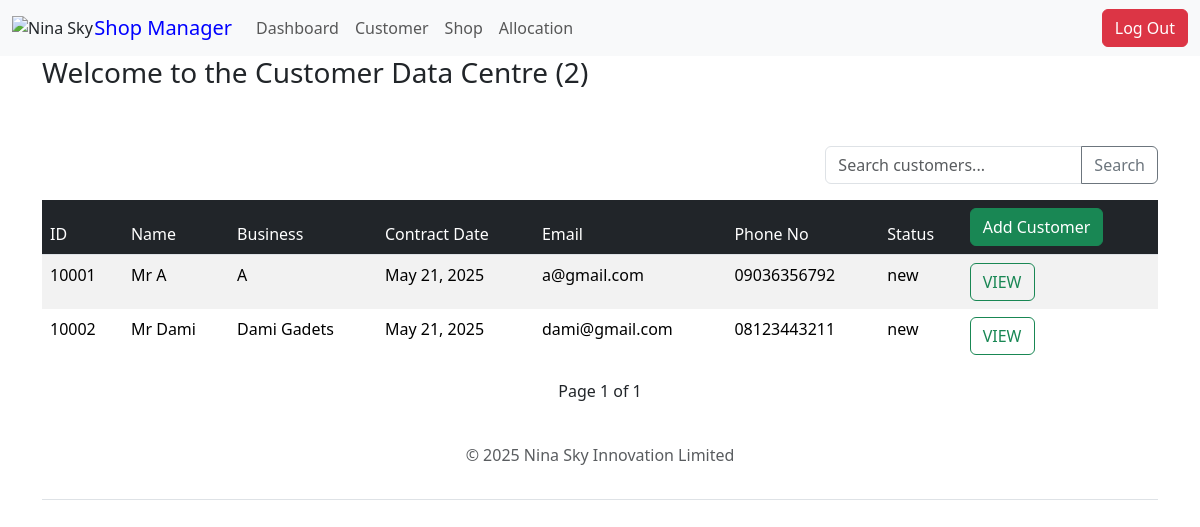
/customer/ (signed in), run on an earlier commit of the app's database.
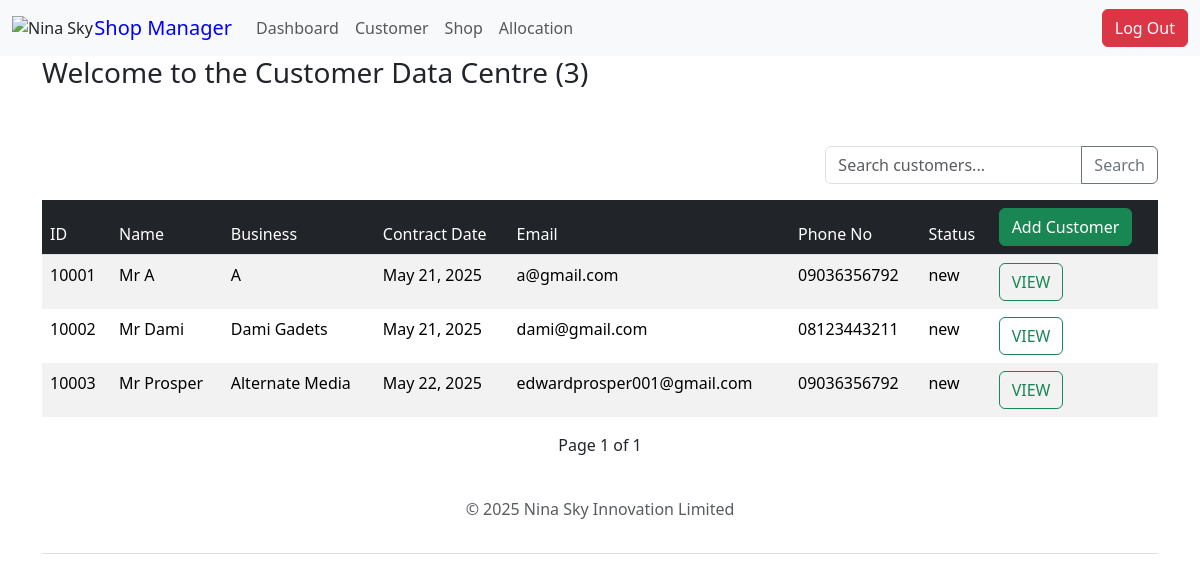
And on a later commit of the database.
### customer/models.py (models this page shows, shortened)
class Customer(models.Model):
    NATURE = [
        ("Supermarket", "Supermarket"),
        ("Bridal Wears", "Bridal Wears"),
        ("Laundry", "Laundry"),
        ("Pharmacy", "Pharmacy"),
        ("Car Dealer", "Car Dealer"),
        ("Courier/Dispatch", "Courier/Dispatch"),
        ("Banking/Insurance", "Banking/Insurance"),
        ("Barbing/Salon", "Barbing/Salon"),
        ("Restaurant", "Restaurant"),
        ("Legal Aid Services", "Legal Aid Services"),
        ("Food and Drinks", "Food and Drinks"),
        ("Makeup Artist", "Makeup Artist"),
        ("Building", "Building"),
        ("Tailoring", "Tailoring"),
        ("Studio", "Studio"),
        ("Beauty Salon", "Beauty Salon"),
        ("Bakery", "Bakery"),
        ("Wine Seller", "Wine Seller"),
        ("Logistics", "Logistics"),
        ("Clothing", "Clothing"),
        ("Fabrics", "Fabrics"),
        ("Oriflame Dealer", "Oriflame Dealer"),
        ("Fruit Seller", "Fruit Seller"),
        ("Communication", "Communication"),
        ("Business Centre", "Business Centre"),
        ("Bank", "Bank"),
        ("Tv Repair", "Tv Repair"),
        ("Hair Business", "Hair Business"),
        ("Consultancy", "Consultancy"),
        ("Skin Beauty Store", "Skin Beauty Store"),
        ("Dispatch Office", "Dispatch Office"),
        ("Atm Customization", "Atm Customization"),
        ("Loan Business", "Loan Business"),
        ("Children Wears", "Children Wears"),
        ("Electrical/Electronics Store", "Electrical/Electronics Store"),
        ("Home Wears Store", "Home Wears Store"),
        ("Travel Agency", "Travel Agency"),
        ("Photo Studio", "Photo Studio"),
        ("Real Estate", "Real Estate"),
        ("Law Firm", "Law Firm"),
        ("Graphic Design and Branding", "Graphic Design and Branding"),
        ("Perfumery", "Perfumery"),
        ("NGO", "NGO"),
        ("Branding Business", "Branding Business"),
        ("Pastries & Cake", "Pastries & Cakes"),
        ("Mtn Service Provider Business", "Mtn Service Provider Business"),
        ("Cyber Cafe", "Cyber Cafe"),
        ("Wood Floor Trader", "Wood Floor Trader"),
        ("Others", "Others"),
    ]
    STATUS = [
        ("new", "New"),
        ("renewal", "Renewal"),
        ("exited", "Exited"),
    ]
    REVIWED_CHOICES = [("Is Reviewed", "Is Reviewed"), ("Not Reviewed", "Not Reviewed")]
    STATES = [
        ("Abia", "Abia"),
        ("Abuja", "Abuja"),
        ("Adamawa", "Adamawa"),
        ("Akwa Ibom", "Akwa Ibom"),
        ("Anambra", "Anambra"),
        ("Bauchi", "Bauchi"),
        ("Bayelsa", "Bayelsa"),
        ("Benue", "Benue"),
        ("Borno", "Borno"),
        ("Cross River", "Cross River"),
        ("Delta", "Delta"),
        ("Ebonyi", "Ebonyi"),
        ("Edo", "Edo"),
        ("Ekiti", "Ekiti"),
        ("Enugu", "Enugu"),
        ("Gombe", "Gombe"),
        ("Imo", "Imo"),
        ("Jigawa", "Jigawa"),
        ("Jos", "Jos"),
        ("Kaduna", "Kaduna"),
        ("Kano", "Kano"),
        ("Katsina", "Katsina"),
        ("Kebbi", "Kebbi"),
        ("Kogi", "Kogi"),
        ("Kwara", "Kwara"),
        ("Lagos", "Lagos"),
        ("Nasarawa", "Nasarawa"),
        ("Niger", "Niger"),
        ("Ogun", "Ogun"),
        ("Ondo", "Ondo"),
        ("Osun", "Osun"),
        ("Oyo", "Oyo"),
        ("Plateau", "Plateau"),
        ("Rivers", "Rivers"),
        ("Sokoto", "Sokoto"),
        ("Taraba", "Taraba"),
        ("Yobe", "Yobe"),
        ("Zamfara", "Zamfara"),
        ("Others", "Others"),
    ]
    TITLE_CHOICES = [
        ("Mr", "Mr"),
        ("Mrs", "Mrs"),
        ("Miss", "Miss"),
        ("Engr.", "Engr."),
        ("Dr.", "Dr."),
        ("Miss", "Miss"),
    ]
    no = models.CharField(max_length=5, unique=True)
    title = models.CharField(max_length=10, choices=TITLE_CHOICES, default="Mr")
    name = models.CharField(max_length=100)
    business = models.CharField(max_length=225)
    email = models.EmailField()
    phone = models.CharField(max_length=11)
    dob = models.DateField(default=None)
    address = models.CharField(max_length=225)
    state = models.CharField(max_length=225, choices=STATES)
    other_state = models.CharField(max_length=255, blank=True, null=True)
    occupation = models.CharField(max_length=50)
    nature = models.CharField(max_length=255, choices=NATURE, default="")
    status = models.CharField(max_length=10, choices=STATUS, default="")
    is_reviewed = models.BooleanField(default=True)
    date = models.DateField()
    outstanding_balance = models.IntegerField(blank=True, null=True)
    data_entry_officer_note = models.TextField(max_length=1000, blank=True, null=True)
    review_officer_note = models.TextField(max_length=1000, blank=True, null=True)
    approval_officer_note = models.TextField(max_length=1000, blank=True, null=True)
    approval = models.BooleanField(default=False)
    exitdate = models.DateField(blank=True, null=True)
    nextdue = models.DateField(blank=True, null=True)
    created_at = models.DateTimeField(auto_now_add=True)
    updated_at = models.DateTimeField(auto_now=True)
    class Meta:
        ordering = ["no"]

### customer/views.py (the view, shortened to what this page needs)
# urls.py: path("customer/", include("customer.urls")),
@login_required
def customer(request):
    count = Customer.objects.exclude(status="exited").count()
    search_query = request.GET.get("search", "")
    customer_list = Customer.objects.all().order_by("no")
    paginator = Paginator(customer_list, 10)
    page_number = request.GET.get("page")
    page_obj = paginator.get_page(page_number)
    nature_counts = Counter(Customer.objects.values_list("nature", flat=True))
    labels = list(nature_counts.keys())
    data = list(nature_counts.values())
    return render(
        request,
        "customer/customer.html",
        {
            "count": count,
            "page_obj": page_obj,
            "labels": labels,
            "data": data,
            "search_query": search_query,
        },
    )

### templates/customer/customer.html (shortened to what this page needs)
{% extends 'base.html' %} {% block title %} Nina Sky Portal | Customer Data {% endblock %}
{% block content %}
<div class="container">
    <div class="row">
        <h3>Welcome to the Customer Data Centre ({{count}})</h3>
    </div>
    <br>
    <br>
    <div class="row justify-content-center">
                <div class="col-md-12">
                        <form method="get" class="float-end">
                            <div class="input-group mb-3">
                                <input type="text"
                                    class="form-control"
                                    name="search"
                                    placeholder="Search customers..."
                                    value="{{ search_query|default:'' }}">
                                <button class="btn btn-outline-secondary" type="submit">
                                     Search
                                </button>
                            </div>
                        </form>
                    <table class="table table-hover  table-striped table-borderless">
                        <thead class="table-dark border-bottom">
                            <tr>
                                <td>ID</td>
                                <td>Name</td>
                                <td>Business </td>
                                <td>Contract Date</td>
                                <td>Email</td>
                                <td>Phone No</td>
                                 <td>Status</td>
                                <td>  <a href="form/" class="btn btn-success btn-md">Add Customer</a></td>
                            </tr>
                        </thead>
                        <tbody>
                            {% for customer in page_obj %}
                            <tr>
                            <td>{{customer.no}}</td>
                            <td>{{ customer.title}} {{customer.name|title}}</td>
                            <td>{{customer.business}}</td>
                            <td>{{customer.date}}</td>
                            <td>{{customer.email}}</td>
                            <td>{{customer.phone}}</td>
                            <td>{{customer.status}}</td>
                            <td>
                             <a href="{% url 'customer_update' customer.id %}" class="btn btn-outline-success">
                             VIEW
                             </a>
                            </td>
                            </tr>
                            {% endfor %}
                        </tbody>
                        </table>
                        <div class="pagination justify-content-center">
                        <span class="step-links">
                        <span class="current">
                            Page {{ page_obj.number }} of {{ page_obj.paginator.num_pages }}
                        </span>
                        </span>
            </div>
                </div>
    </div>
</div>
{% endblock %}

What changed in the data, as far as the page shows it:
added Customer: no "10003", title "Mr", name "Prosper", business "Alternate Media", date "May 22, 2025", email "edwardprosper001@gmail.com", phone "09036356792", status "new"
Also different on the page:
{{ count }}: "2" → "3"
